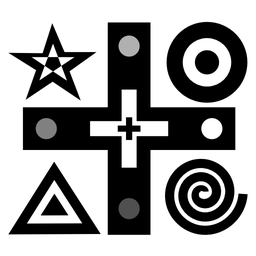
#> input picture Exercises/02-ImageEnhancement/data/testpattern.png, 256 x 256 px, shrunk from 512 x 512 before the run
$ jupyter execute Exercise4_solutions.ipynb   (older library calls are emulated)
#> lines starting #> are read from the running program, lines starting #| are printed output that depends on the picture
A notebook to test calculating of SNR, SSIM, and MSE for a filter using a number of randomly generated additive noise problems

# Setup
Here we import the libraries we need

[cell 1]
import matplotlib.pyplot as plt # plotting and showing images
import numpy as np # handling arrays
from skimage.io import imread # reading images
#from skimage.measure import compare_ssim as ssim
from skimage.metrics import structural_similarity as ssim # structural similarity
mse = lambda img1, img2: np.sum(np.power(img1-img2,2))

# Load and Show Phantom

[cell 2]
d=np.mean(imread('data/testpattern.png').astype(float),2)
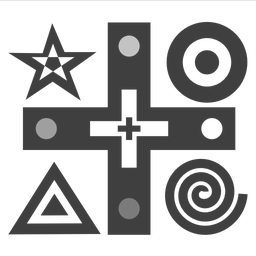
#> d: shape (256, 256) float64; min 63.75, max 255, mean 181.8
plt.imshow(d, cmap= 'gray')

# Tasks
Evaluate a number of different filters using different noise levels and determine which works the best under which circumstances. The example is done for a uniform filter, and you job is to add

 1. gaussian
 2. median
 3. anisotropic diffusion (copy code from exercise 3)

# Uniform filter

[cell 3]
# uniform filter
scales = [0.1, 0.5, 1, 10, 20, 100];

Ntests = 10;

# initialize arrays for results
mse1 = np.zeros((len(scales), Ntests), dtype = np.float32)
ssim1 = np.zeros((len(scales), Ntests), dtype = np.float32)
snr = np.zeros((len(scales), Ntests), dtype = np.float32)
from scipy.ndimage.filters import uniform_filter
current_filter = lambda img: uniform_filter(img, 5)

# Identify the region for SNR calculation
x1 = 0
x2 = 75
y1 = 0
y2 = 75

for i, c_scale in enumerate(scales):
    for j in range(Ntests):
        x = current_filter(d+c_scale*np.random.uniform(-c_scale, c_scale, size = d.shape))
        # extract a sub image
        sub=x[x1:x2,y1:y2];
        snr[i,j]=np.mean(sub)/np.std(sub) # compute the snr
        mse1[i,j]=mse(d,x);
        ssim1[i,j]=ssim(d,x);
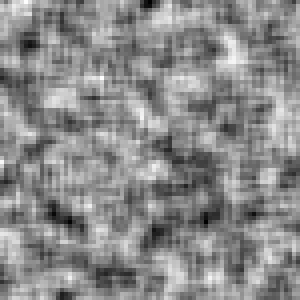
#> sub: shape (75, 75) float64 (shown 4 times larger); min -4068, max 3546.9, mean 83.7; drawn with min black and max white
    # Add some lines here to display the latest image in a subplot

[cell 4]
fig, (ax1, ax2) = plt.subplots(1,2)
ax1.loglog(scales,np.mean(mse1,1)) # Add annotations for the plot and axes
ax1.set_title('MSE vs Scale')
ax1.set_xlabel('Scale')
ax1.set_ylabel('MSE')

ax2.semilogx(scales,np.mean(ssim1,1))
ax2.set_title('SSIM vs Scale')
ax2.set_xlabel('Scale')
ax2.set_ylabel('SSIM')

[cell 5]
# make a version of the plot showing SNR instead of scale

fig, (ax1, ax2) = plt.subplots(1,2)
ax1.loglog(snr,np.mean(mse1,1)) # Add annotations for the plot and axes
ax1.set_title('MSE vs SNR')
ax1.set_xlabel('SNR')
ax1.set_ylabel('MSE')

ax2.semilogx(snr,np.mean(ssim1,1))
ax2.set_title('SSIM vs SNR')
ax2.set_xlabel('SNR')
ax2.set_ylabel('SSIM')

# Gaussian filter

[cell 6]
# gaussian filter
scales = [0.1, 0.5, 1, 10, 20, 100];

Ntests = 10;

# initialize arrays for results
mse1 = np.zeros((len(scales), Ntests), dtype = np.float32)
ssim1 = np.zeros((len(scales), Ntests), dtype = np.float32)
snr = np.zeros((len(scales), Ntests), dtype = np.float32)
from scipy.ndimage.filters import gaussian_filter
current_filter = lambda img: gaussian_filter(img, 5)

# Identify the region for SNR calculation
x1 = 0
x2 = 75
y1 = 0
y2 = 75

for i, c_scale in enumerate(scales):
    for j in range(Ntests):
        x = current_filter(d+c_scale*np.random.uniform(-c_scale, c_scale, size = d.shape))
        # extract a sub image
        sub=x[x1:x2,y1:y2];
        snr[i,j]=np.mean(sub)/np.std(sub) # compute the snr
        mse1[i,j]=mse(d,x);
        ssim1[i,j]=ssim(d,x);
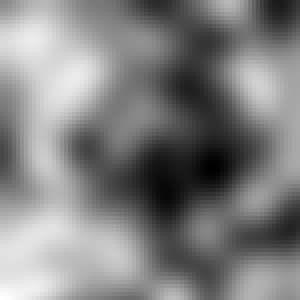
#> sub: shape (75, 75) float64 (shown 4 times larger); min -601.3, max 1049.6, mean 234.1; drawn with min black and max white
    # Add some lines here to display the latest image in a subplot

[cell 7]
fig, (ax1, ax2) = plt.subplots(1,2)
ax1.loglog(scales,np.mean(mse1,1)) # Add annotations for the plot and axes
ax1.set_title('MSE vs Scale')
ax1.set_xlabel('Scale')
ax1.set_ylabel('MSE')

ax2.semilogx(scales,np.mean(ssim1,1))
ax2.set_title('SSIM vs Scale')
ax2.set_xlabel('Scale')
ax2.set_ylabel('SSIM')

[cell 8]
# make a version of the plot showing SNR instead of scale

fig, (ax1, ax2) = plt.subplots(1,2)
ax1.loglog(snr,np.mean(mse1,1)) # Add annotations for the plot and axes
ax1.set_title('MSE vs SNR')
ax1.set_xlabel('SNR')
ax1.set_ylabel('MSE')

ax2.semilogx(snr,np.mean(ssim1,1))
ax2.set_title('SSIM vs SNR')
ax2.set_xlabel('SNR')
ax2.set_ylabel('SSIM')
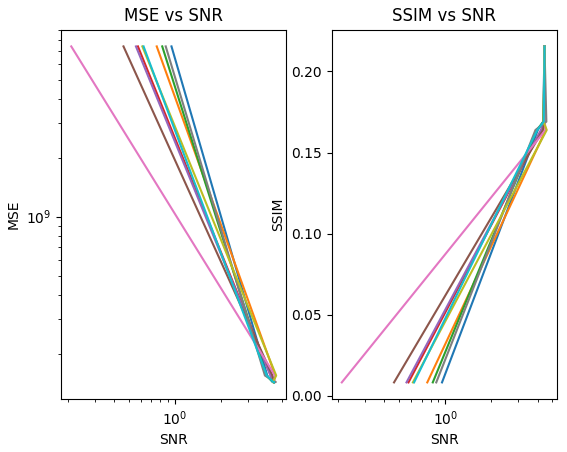
#> figure drawn by matplotlib, 2 panels

# Median filter

[cell 9]
# median filter
scales = [0.1, 0.5, 1, 10, 20, 100];

Ntests = 10;

# initialize arrays for results
mse1 = np.zeros((len(scales), Ntests), dtype = np.float32)
ssim1 = np.zeros((len(scales), Ntests), dtype = np.float32)
snr = np.zeros((len(scales), Ntests), dtype = np.float32)
from scipy.ndimage.filters import median_filter
current_filter = lambda img: median_filter(img, 5)

# Identify the region for SNR calculation
x1 = 0
x2 = 75
y1 = 0
y2 = 75

for i, c_scale in enumerate(scales):
    for j in range(Ntests):
        x = current_filter(d+c_scale*np.random.uniform(-c_scale, c_scale, size = d.shape))
        # extract a sub image
        sub=x[x1:x2,y1:y2];
        snr[i,j]=np.mean(sub)/np.std(sub) # compute the snr
        mse1[i,j]=mse(d,x);
        ssim1[i,j]=ssim(d,x);
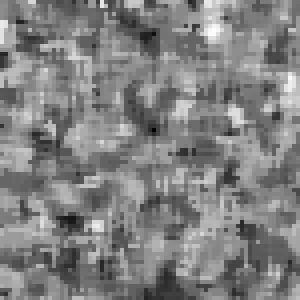
#> sub: shape (75, 75) float64 (shown 4 times larger); min -6778.9, max 7037.2, mean 215.8; drawn with min black and max white
    # Add some lines here to display the latest image in a subplot

[cell 10]
fig, (ax1, ax2) = plt.subplots(1,2)
ax1.loglog(scales,np.mean(mse1,1)) # Add annotations for the plot and axes
ax1.set_title('MSE vs Scale')
ax1.set_xlabel('Scale')
ax1.set_ylabel('MSE')

ax2.semilogx(scales,np.mean(ssim1,1))
ax2.set_title('SSIM vs Scale')
ax2.set_xlabel('Scale')
ax2.set_ylabel('SSIM')
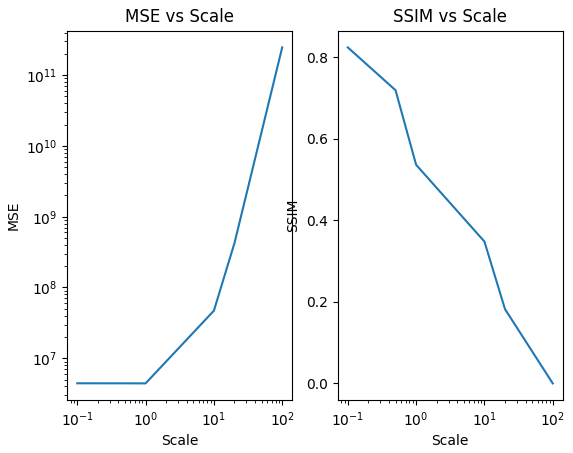
#> figure drawn by matplotlib, 2 panels

[cell 11]
# make a version of the plot showing SNR instead of scale

fig, (ax1, ax2) = plt.subplots(1,2)
ax1.loglog(snr,np.mean(mse1,1)) # Add annotations for the plot and axes
ax1.set_title('MSE vs SNR')
ax1.set_xlabel('SNR')
ax1.set_ylabel('MSE')

ax2.semilogx(snr,np.mean(ssim1,1))
ax2.set_title('SSIM vs SNR')
ax2.set_xlabel('SNR')
ax2.set_ylabel('SSIM')
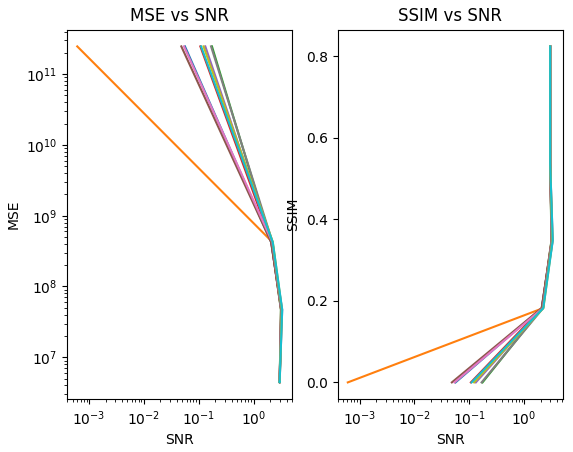
#> figure drawn by matplotlib, 2 panels

# Diffusion filter

[cell 12]
def anisodiff(img,niter=1,kappa=50,gamma=0.1,step=(1.,1.),sigma=0.0,option=1,ploton=False):
    """
    Anisotropic diffusion.

    Usage:
    imgout = anisodiff(im, niter, kappa, gamma, option)

    Arguments:
            img    - input image
            niter  - number of iterations
            kappa  - conduction coefficient 20-100 ?
            gamma  - max value of .25 for stability
            step   - tuple, the distance between adjacent pixels in (y,x)
            option - 1 Perona Malik diffusion equation No 1
                     2 Perona Malik diffusion equation No 2
            ploton - if True, the image will be plotted on every iteration

    Returns:
            imgout   - diffused image.

    kappa controls conduction as a function of gradient.  If kappa is low
    small intensity gradients are able to block conduction and hence diffusion
    across step edges.  A large value reduces the influence of intensity
    gradients on conduction.

    gamma controls speed of diffusion (you usually want it at a maximum of
    0.25)

    step is used to scale the gradients in case the spacing between adjacent
    pixels differs in the x and y axes

    Diffusion equation 1 favours high contrast edges over low contrast ones.
    Diffusion equation 2 favours wide regions over smaller ones.

    Reference:
    P. Perona and J. Malik.
    Scale-space and edge detection using ansotropic diffusion.
    IEEE Transactions on Pattern Analysis and Machine Intelligence,
    12(7):629-639, July 1990.

    Original MATLAB code by Peter Kovesi
    School of Computer Science & Software Engineering
    The University of Western Australia
    pk @ csse uwa edu au
    <http://www.csse.uwa.edu.au>

    Translated to Python and optimised by Alistair Muldal
    Department of Pharmacology
    University of Oxford
    <alistair.muldal@pharm.ox.ac.uk>

    June 2000  original version.
    March 2002 corrected diffusion eqn No 2.
    July 2012 translated to Python

    February 2020 Revised for Python 3.6 / A. Kaestner
    """

    # ...you could always diffuse each color channel independently if you
    # really want
    if img.ndim == 3:
        warnings.warn("Only grayscale images allowed, converting to 2D matrix")
        img = img.mean(2)

    # initialize output array
    img = img.astype('float32')
    imgout = img.copy()

    # initialize some internal variables
    deltaS = np.zeros_like(imgout)
    deltaE = deltaS.copy()
    NS = deltaS.copy()
    EW = deltaS.copy()
    gS = np.ones_like(imgout)
    gE = gS.copy()

    # create the plot figure, if requested
    if ploton:
        import matplotlib.pyplot as plt
        from time import sleep

        plt.figure(figsize=(20,5.5),num="Anisotropic diffusion")
        plt.subplot(1,3,1)
        plt.imshow(img,interpolation='nearest')
        plt.title('Original')
        plt.colorbar()


    for ii in np.arange(0,niter):
        smoothimgout = imgout

        if sigma != 0 :
            smoothimgout = filters.gaussian(imgout, sigma)         ###### Introduce gradient smoothing here

        # calculate the diffs
        deltaS[:-1,: ] = np.diff(smoothimgout,axis=0)
        deltaE[: ,:-1] = np.diff(smoothimgout,axis=1)


        # conduction gradients (only need to compute one per dim!)
        if option == 1:
            gS = np.exp(-(deltaS/kappa)**2.)/step[0]
            gE = np.exp(-(deltaE/kappa)**2.)/step[1]
        elif option == 2:
            gS = 1./(1.+(deltaS/kappa)**2.)/step[0]
            gE = 1./(1.+(deltaE/kappa)**2.)/step[1]

        # update matrices
        E = gE*deltaE
        S = gS*deltaS

        # subtract a copy that has been shifted 'North/West' by one
        # pixel. don't as questions. just do it. trust me.
        NS[:] = S
        EW[:] = E
        NS[1:,:] -= S[:-1,:]
        EW[:,1:] -= E[:,:-1]

        # update the image
        imgout += gamma*(NS+EW)

    if ploton:
        iterstring = "Iteration %i" %(ii+1)
        plt.subplot(1,3,2)
        plt.imshow(imgout)
        plt.title(iterstring)
        plt.colorbar()

        plt.subplot(1,3,3)
        plt.imshow(img-imgout)
        plt.title('Difference before - after')


    return imgout

[cell 13]
# diffusion filter

scales = [0.1, 0.5, 1, 10, 20]


niter=1
kappa=0.005
gamma=2
step=(0.0025, 0.0025)
option=1  # select weighing equation
ploton=False
Ntests = 10;

# initialize arrays for results
mse1 = np.zeros((len(scales), Ntests), dtype = np.float32)
ssim1 = np.zeros((len(scales), Ntests), dtype = np.float32)
snr = np.zeros((len(scales), Ntests), dtype = np.float32)
from scipy.ndimage.filters import uniform_filter
current_filter = lambda img: anisodiff(img, niter=niter, kappa=kappa, gamma=gamma, step=step, option=option,ploton=ploton)

# Identify the region for SNR calculation
x1 = 0
x2 = 75
y1 = 0
y2 = 75

for i, c_scale in enumerate(scales):
    for j in range(Ntests):
        x = current_filter(d+c_scale*np.random.uniform(-c_scale, c_scale, size = d.shape))
        # extract a sub image
        sub=x[x1:x2,y1:y2];
        snr[i,j]=np.mean(sub)/np.std(sub) # compute the snr
        mse1[i,j]=mse(d,x);
        ssim1[i,j]=ssim(d,x);
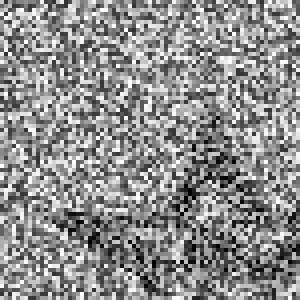
#> sub: shape (75, 75) float32 (shown 4 times larger); min -336.2, max 654.6, mean 217; drawn with min black and max white
    # Add some lines here to display the latest image in a subplot

[cell 14]
fig, (ax1, ax2) = plt.subplots(1,2)
ax1.loglog(scales,np.mean(mse1,1)) # Add annotations for the plot and axes
ax1.set_title('MSE vs Scale')
ax1.set_xlabel('Scale')
ax1.set_ylabel('MSE')

ax2.semilogx(scales,np.mean(ssim1,1))
ax2.set_title('SSIM vs Scale')
ax2.set_xlabel('Scale')
ax2.set_ylabel('SSIM')
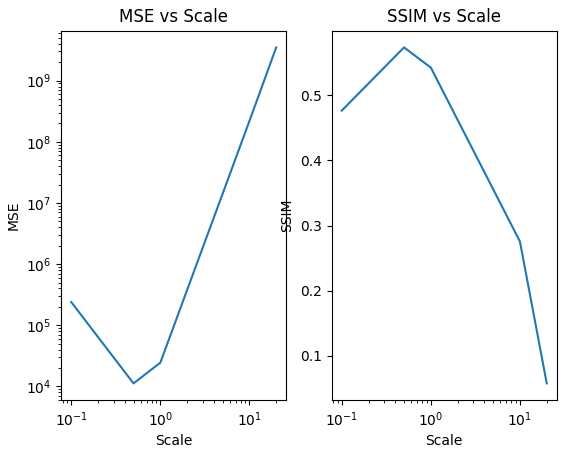
#> figure drawn by matplotlib, 2 panels

[cell 15]
# make a version of the plot showing SNR instead of scale

fig, (ax1, ax2) = plt.subplots(1,2)
ax1.loglog(snr,np.mean(mse1,1)) # Add annotations for the plot and axes
ax1.set_title('MSE vs SNR')
ax1.set_xlabel('SNR')
ax1.set_ylabel('MSE')

ax2.semilogx(snr,np.mean(ssim1,1))
ax2.set_title('SSIM vs SNR')
ax2.set_xlabel('SNR')
ax2.set_ylabel('SSIM')
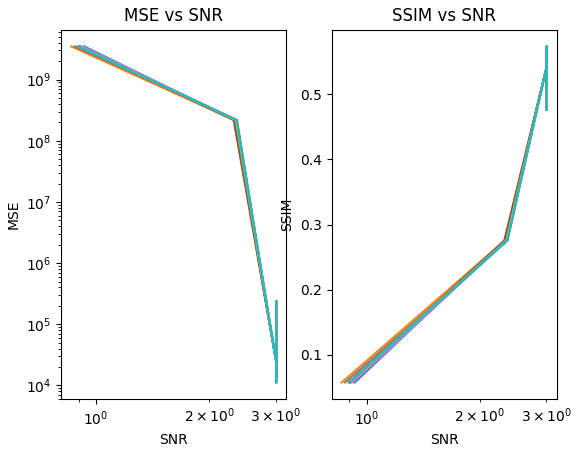
#> figure drawn by matplotlib, 2 panels
